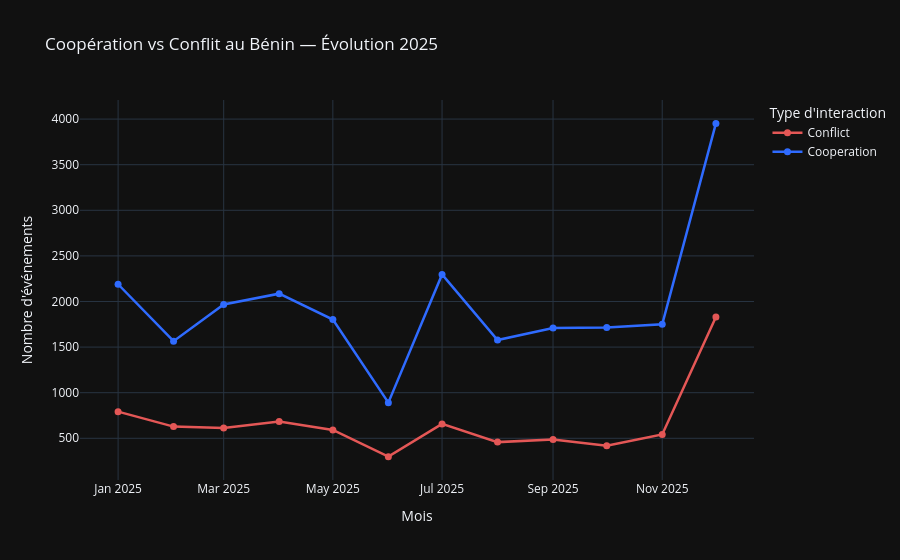

Notebook source saved alongside this figure:
### Code cell
# Question : évolution coopération vs conflit dans le temps
query_coop_vs_conflit = f"""
SELECT
    MonthYear AS year_month,
    interaction_type,
    COUNT(*) AS nb_events,
    AVG(GoldsteinScale) AS score_goldstein_moyen
FROM `{PROJECT_ID}.{DATASET_ID}.events_clean`
WHERE MonthYear IS NOT NULL
GROUP BY year_month, interaction_type
ORDER BY year_month
"""
df_coop = charger_donnees(query_coop_vs_conflit)
df_coop["year_month"] = pd.to_datetime(df_coop["year_month"].astype(str), format="%Y%m")

fig_coop = px.line(
    df_coop,
    x="year_month",
    y="nb_events",
    color="interaction_type",
    markers=True,
    title="Coopération vs Conflit au Bénin — Évolution 2025",
    color_discrete_map={
        "Cooperation": "#2F6BFF",   # bleu
        "Conflict":    "#E45756"    # rouge
    }
)
fig_coop.update_traces(line=dict(width=2.5), marker=dict(size=7))
fig_coop.update_layout(
    template="plotly_dark",
    legend_title_text="Type d'interaction",
    xaxis_title="Mois",
    yaxis_title="Nombre d'événements",
    hovermode="x unified"
)
fig_coop.show()

### Figure 1 — Plotly figure (JSON) as saved in the notebook; plotly's stock layout.template omitted (floating-point values rounded to 4 significant figures)
{"data": [{"hovertemplate": "interaction_type=Conflict<br>year_month=%{x}<br>nb_events=%{y}<extra></extra>", "legendgroup": "Conflict", "line": {"color": "#E45756", "dash": "solid", "width": 2.5}, "marker": {"size": 7, "symbol": "circle"}, "mode": "lines+markers", "name": "Conflict", "orientation": "v", "showlegend": true, "type": "scatter", "x": ["2025-01-01T00:00:00", "2025-02-01T00:00:00", "2025-03-01T00:00:00", "2025-04-01T00:00:00", "2025-05-01T00:00:00", "2025-06-01T00:00:00", "2025-07-01T00:00:00", "2025-08-01T00:00:00", "2025-09-01T00:00:00", "2025-10-01T00:00:00", "2025-11-01T00:00:00", "2025-12-01T00:00:00"], "xaxis": "x", "y": [792, 628, 613, 683, 592, 299, 658, 458, 488, 418, 542, 1831], "yaxis": "y"}, {"hovertemplate": "interaction_type=Cooperation<br>year_month=%{x}<br>nb_events=%{y}<extra></extra>", "legendgroup": "Cooperation", "line": {"color": "#2F6BFF", "dash": "solid", "width": 2.5}, "marker": {"size": 7, "symbol": "circle"}, "mode": "lines+markers", "name": "Cooperation", "orientation": "v", "showlegend": true, "type": "scatter", "x": ["2025-01-01T00:00:00", "2025-02-01T00:00:00", "2025-03-01T00:00:00", "2025-04-01T00:00:00", "2025-05-01T00:00:00", "2025-06-01T00:00:00", "2025-07-01T00:00:00", "2025-08-01T00:00:00", "2025-09-01T00:00:00", "2025-10-01T00:00:00", "2025-11-01T00:00:00", "2025-12-01T00:00:00"], "xaxis": "x", "y": [2189, 1565, 1967, 2086, 1802, 891, 2297, 1577, 1708, 1716, 1751, 3953], "yaxis": "y"}], "layout": {"hovermode": "x unified", "legend": {"title": {"text": "Type d'interaction"}, "tracegroupgap": 0}, "title": {"text": "Coopération vs Conflit au Bénin — Évolution 2025"}, "xaxis": {"anchor": "y", "domain": [0, 1], "title": {"text": "Mois"}}, "yaxis": {"anchor": "x", "domain": [0, 1], "title": {"text": "Nombre d'événements"}}}}
